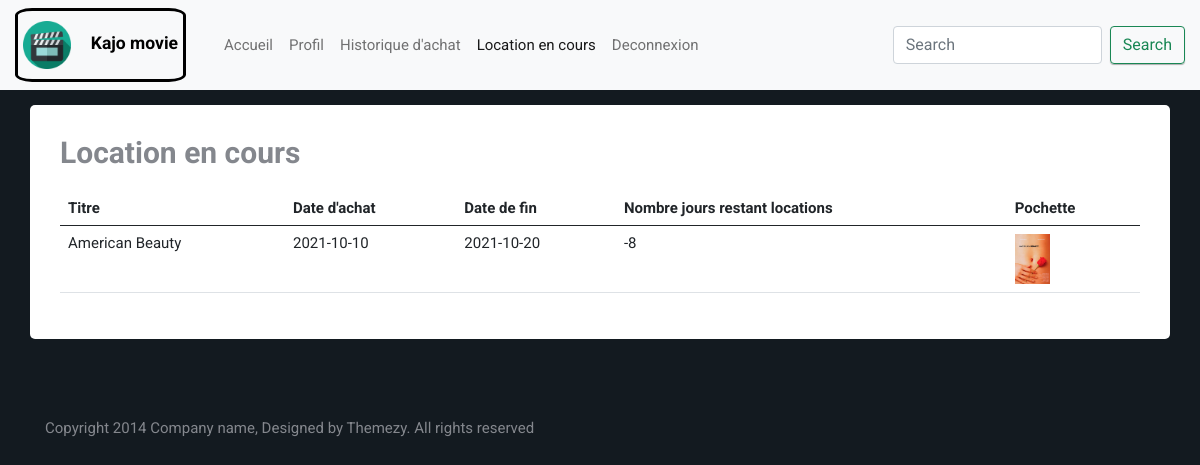
The page /pages/membreLocation.php?id=3 on the database its author committed.
### tables this page shows
CREATE TABLE `location` (
  `idFilm` int(11) NOT NULL,
  `idMembre` int(11) NOT NULL,
  `dateAchat` date NOT NULL,
  `dureeLocation` int(11) NOT NULL
);

CREATE TABLE `films` (
  `idFilm` int(11) NOT NULL,
  `titre` varchar(40) NOT NULL,
  `annee` int(11) NOT NULL,
  `duree` int(11) NOT NULL,
  `realisateurs` varchar(256) NOT NULL,
  `acteurs` varchar(256) NOT NULL,
  `description` varchar(1024) NOT NULL,
  `image` varchar(256) NOT NULL,
  `bandeAnnonce` varchar(256) NOT NULL,
  `prix` float NOT NULL
);

### serveur/locationAJour.php (called while the page is built, shortened)
<?php
function NbJours($debut, $fin)
{
    $tDeb = explode("-", $debut);
    $tFin = explode("-", $fin);
    $diff = mktime(0, 0, 0, $tFin[1], $tFin[2], $tFin[0]) -
        mktime(0, 0, 0, $tDeb[1], $tDeb[2], $tDeb[0]);
    return (($diff / 86400));
}
?>

### pages/membreLocation.php (the view, shortened to what this page needs)
<?php
require_once("../BD/connexion.inc.php");
if (isset($_GET['id'])) {
    $id = $_GET['id'];
    $msg = $_GET['msg'];
    $requete = "SELECT m.idMembre, m.prenom, m.nom, m.courriel, m.sexe, m.dateDeNaissance, c.motDePasse, c.statut, c.role FROM membres m INNER JOIN connexion c ON m.idMembre = c.idMembre WHERE m.idMembre = ?";
    $stmt = $connexion->prepare($requete);
    $stmt->bind_param("i", $id);
    $stmt->execute();
    $result = $stmt->get_result();
    if ($ligne = $result->fetch_object()) {
        $idM = $ligne->idMembre;
    }
} else {
    $id = "-1";
    $msg = " ";
}
require_once("../serveur/locationAJour.php");
?>
<!DOCTYPE html>
<html lang="fr">
<head>
    <link rel="stylesheet" href="../public/util/bootstrap-5.0.0-beta3-dist/css/bootstrap.min.css">
    <link href="../public/util/fonts/font-awesome.min.css" rel="stylesheet" type="text/css">
    <link rel="stylesheet" href="../public/util/css/style.css">
    <link rel="stylesheet" href="../public/css/monStyle.css">
</head>
<body onLoad="initialiser(<?php echo "'" . $msg . "'" ?>);">
    <div id=" site-content">
        <nav class="navbar navbar-expand-lg navbar-light bg-light">
            <div class="container-fluid">
                <div class="company">
                    <img id="monLogo" class="navbar-brand" src="../public/images/icon-logo-film.png" alt="" class="logo">
                    <h3> Kajo movie </h3>
                </div>
                <div class="collapse navbar-collapse" id="navbarSupportedContent">
                    <ul class="navbar-nav me-auto mb-2 mb-lg-0">
                        <li class="nav-item">
                            <a class="nav-link" aria-current="page" href="javascript:retourAccueilM()">Accueil</a>
                        </li>
                        <li class="nav-item">
                            <a class="nav-link" href="" data-bs-toggle="modal" data-bs-target="#modal-Membre">Profil</a>
                        </li>
                        <li class="nav-item">
                            <a class="nav-link" aria-current="page" href="javascript:listerHistorique();">Historique d'achat</a>
                        </li>
                        <li class="nav-item">
                            <a class="nav-link active" aria-current="page" href="javascript:listerLocation();">Location en cours</a>
                        </li>
                        <li class="nav-item">
                            <a class="nav-link" aria-current="page" href="../index.php">Deconnexion</a>
                        </li>
                    </ul>
                    <form class="d-flex">
                        <input class="form-control me-2" type="search" placeholder="Search" aria-label="Search">
                        <button class="btn btn-outline-success" type="submit">Search</button>
                    </form>
                </div>
            </div>
        </nav>
        <main class="main-content">
            <div class="container">
                <h1>Location en cours</h1>
                <table class="table">
                    <thead>
                        <tr>
                            <th scope="col">Titre</th>
                            <th scope="col">Date d'achat</th>
                            <th scope="col">Date de fin</th>
                            <th scope="col">Nombre jours restant locations</th>
                            <th scope="col">Pochette</th>
                        </tr>
                    </thead>
                    <tbody>
                        <?php
                        $requette = "SELECT f.idFilm, f.titre ,l.dateAchat, l.dureeLocation, f.image FROM location l INNER JOIN films f ON l.idFilm = f.idFilm WHERE l.idMembre = $idM ORDER by l.dateAchat DESC ";
                        try {
                            $listLocation = mysqli_query($connexion, $requette);
                            $rep = "";
                            while ($ligne = mysqli_fetch_object($listLocation)) {
                                $dateAujourd = date("Y-m-d");
                                $dateDatetime =  $ligne->dateAchat;
                                $dateDeFin = date("Y-m-d", strtotime($dateDatetime . "+ $ligne->dureeLocation days"));
                                $rep .= "<tr>";
                                $rep .= "<td>" . ($ligne->titre) . "</td>";
                                $rep .= "<td>" . ($ligne->dateAchat) . "</td>";
                                $rep .= "<td>" . date("Y-m-d", strtotime($dateDatetime . "+ $ligne->dureeLocation days")) . "</td>";
                                $rep .= "<td>" . NbJours($dateAujourd, $dateDeFin) . "</td>";
                                $rep .= "<td>";
                                if (substr($ligne->image, 0, 4) === "http") {
                                    $rep .= '<img class="petit-image-film" src="' . ($ligne->image) . '" alt="image-film">';
                                } else {
                                    $rep .= '<img class="petit-image-film" src="../imageFilm/' . ($ligne->image) . '" alt="image film">';
                                }
                                $rep .= "</td>";
                                $rep .= "</tr>";
                            }
                        } catch (Exception $e) {
                            echo "Probleme pour lister";
                        } finally {
                            echo $rep;
                        }
                        ?>
                    </tbody>
                </table>
            </div>
        </main>
        <footer class="site-footer">
            <div class="container">
                <div class="colophon">Copyright 2014 Company name, Designed by Themezy. All rights reserved</div>
            </div>
        </footer>
</body>
</html>

### public/util/css/style.css (style rules this page uses)
article, aside, details, figcaption, figure, footer, header, hgroup, nav, section, summary { display: block; }
html { background: #fff; color: #000; -webkit-text-size-adjust: 100%; -ms-text-size-adjust: 100%; }
html, button, input, select, textarea { font-family: sans-serif; }
body { margin: 0; }
a { background: transparent; }
h1 { font-size: 2em; margin: 0.67em 0; }
h3 { font-size: 1.17em; margin: 1em 0; }
img { border: 0; }
button, input, select, textarea { font-family: inherit; font-size: 100%; margin: 0; vertical-align: baseline; }
button, input { line-height: normal; }
button, select { text-transform: none; }
button, html input[type="button"], input[type="reset"], input[type="submit"] { -webkit-appearance: button; cursor: pointer; }
input[type="search"] { -webkit-appearance: textfield; -moz-box-sizing: content-box; box-sizing: content-box; }
table { border-collapse: collapse; border-spacing: 0; }
*, *:before, *:after { -moz-box-sizing: border-box; box-sizing: border-box; }
body { background-color: #131a20; background-image: url(dummy/background.jpg); background-position: top center; background-repeat: no-repeat; color: #84878d; font-family: "Roboto", "Open Sans", sans-serif; font-size: 15px; font-weight: 400; line-height: normal; }
h1, h2, h3, h4, h5, h6 { font-weight: 700; margin: 0 0 20px; }
ul, ol { margin: 0; padding-left: 0; }
a { text-decoration: none; color: #ffaa3c; }
form input, form textarea, form select { outline: none; border: 1px solid #ccc; padding: 10px; border-radius: 5px; outline: none; }
.button, form input[type="submit"], form button, form input[type="reset"], .contact-form input[type="submit"] { border: none; background: #ffaa3c; padding: 10px; border-radius: 3px; color: #92601e; box-shadow: 0 1px 1px rgba(0, 0, 0, 0.3); -webkit-transition: .3s ease; transition: .3s ease; }
.container { margin-right: auto; margin-left: auto; padding-left: 15px; padding-right: 15px; *zoom: 1; }
.container:after { content: " "; clear: both; display: block; overflow: hidden; height: 0; }
@media (min-width: 768px) { .container { width: 750px; } }
@media (min-width: 992px) { .container { width: 970px; } }
@media (min-width: 1200px) { .container { width: 1170px; } }
.container-fluid { margin-right: auto; margin-left: auto; padding-left: 15px; padding-right: 15px; *zoom: 1; }
.container-fluid:after { content: " "; clear: both; display: block; overflow: hidden; height: 0; }
.main-content .container { background: white; border-radius: 5px; padding: 30px; }
.site-footer { padding: 50px 0; }
.site-footer .colophon { padding-top: 30px; }

### public/css/monStyle.css (style rules this page uses)
#monLogo { max-width: 3rem; }
.company { border-style: solid; padding: 5px 5px 5px 5px; border-radius: 10%; display: inline; margin-right: 30px; color: black; }
.company h3 { display: inline; }
.main-content { margin-top: 15px; }
.petit-image-film { height: 50px; width: 35px; }
html { background-color: #131a20; }

### rows shown on the page
location: idFilm.titre "American Beauty", dateAchat "2021-10-10", dateAchat+dureeLocation "2021-10-20", NbJours($dateAujourd, $dateDeFin) "-8", idFilm.image (picture)
